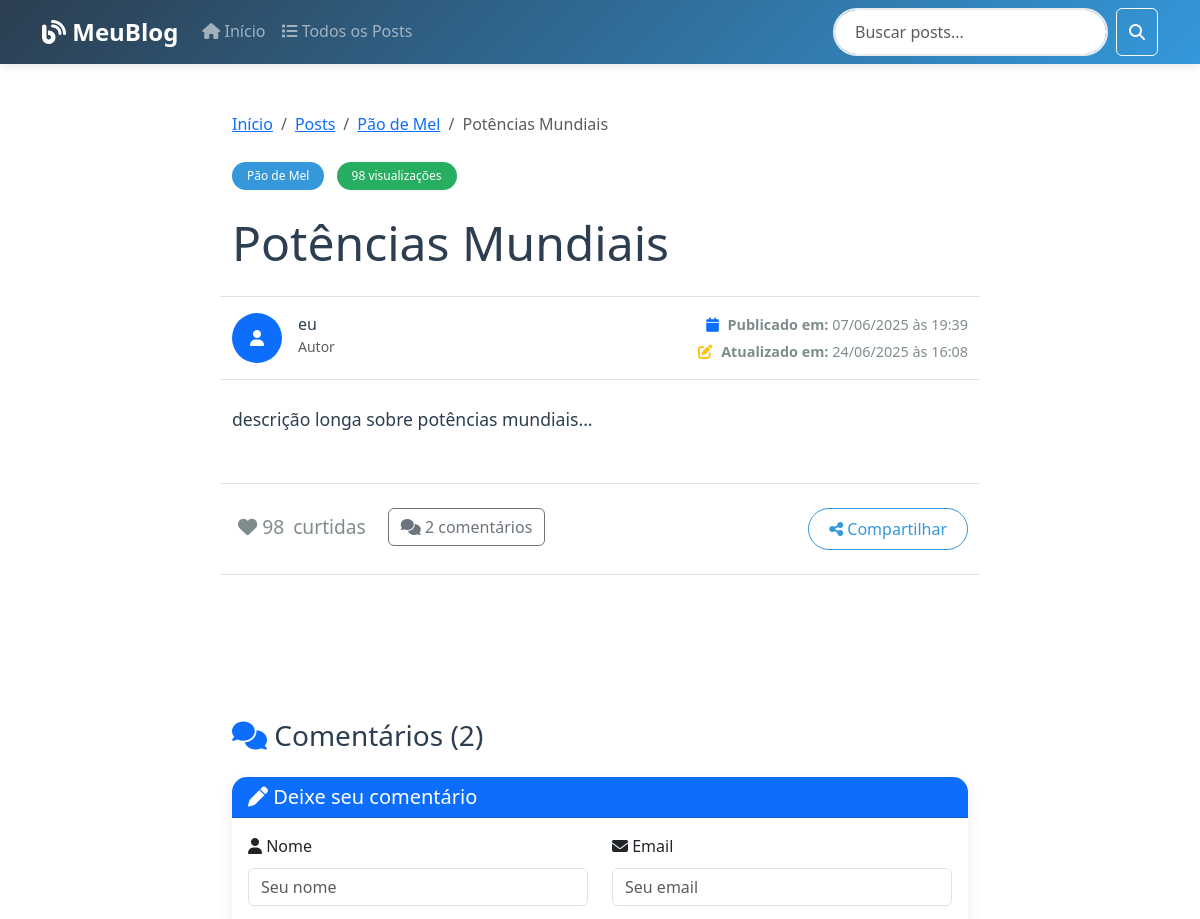
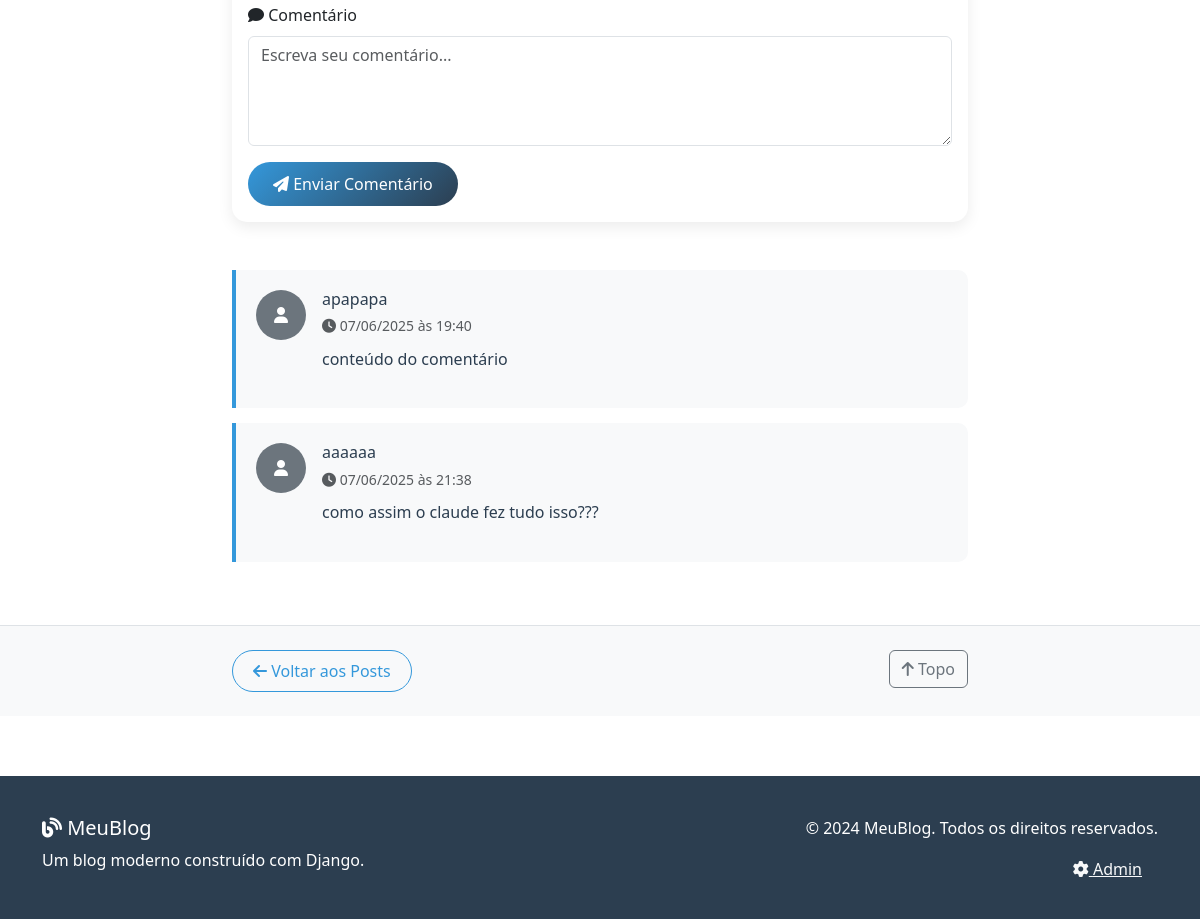
The page /blog/post/potencias-mundiais/ on the database its author committed (2 pictures, top to bottom).
### blog/models.py (models this page shows, shortened)
class Post(models.Model):
    STATUS_CHOICES = [
        ('rascunho', 'Rascunho'),
        ('publicado', 'Publicado'),
        ('arquivado', 'Arquivado'),
    ]
    titulo = models.CharField(max_length=200)
    slug = models.SlugField(max_length=200, unique=True)
    autor = models.ForeignKey(User, on_delete=models.CASCADE, related_name='posts')
    categoria = models.ForeignKey(Categoria, on_delete=models.SET_NULL, null=True, blank=True)
    conteudo = models.TextField()
    resumo = models.CharField(max_length=300, blank=True)
    status = models.CharField(max_length=10, choices=STATUS_CHOICES, default='rascunho')
    criado_em = models.DateTimeField(auto_now_add=True)
    atualizado_em = models.DateTimeField(auto_now=True)
    publicado_em = models.DateTimeField(null=True, blank=True)
    visualizacoes = models.PositiveIntegerField(default=0)
    class Meta:
        verbose_name = 'Post'
        verbose_name_plural = 'Posts'
        ordering = ['-criado_em']
    def save(self, *args, **kwargs):
        if self.status == 'publicado' and not self.publicado_em:
            self.publicado_em = timezone.now()
        super().save(*args, **kwargs)

class Categoria(models.Model):
    nome = models.CharField(max_length=100, unique=True)
    descricao = models.TextField(blank=True)
    criado_em = models.DateTimeField(auto_now_add=True)
    class Meta:
        verbose_name = 'Categoria'
        verbose_name_plural = 'Categorias'
        ordering = ['nome']

class Comentario(models.Model):
    post = models.ForeignKey(Post, on_delete=models.CASCADE, related_name='comentarios')
    nome = models.CharField(max_length=100)
    email = models.EmailField()
    conteudo = models.TextField()
    criado_em = models.DateTimeField(auto_now_add=True)
    ativo = models.BooleanField(default=True)
    class Meta:
        verbose_name = 'Comentário'
        verbose_name_plural = 'Comentários'
        ordering = ['criado_em']

### blog/views.py (the view)
# urls.py: path('post/<slug:slug>/', views.detalhe_post, name='detalhe_post'),
def detalhe_post(request, slug):
    post = get_object_or_404(Post, slug=slug, status='publicado')
    post.visualizacoes += 1
    post.save()
    comentarios = post.comentarios.filter(ativo=True).order_by('criado_em')
    if request.method == 'POST':
        form = ComentarioForm(request.POST)
        if form.is_valid():
            comentario = form.save(commit=False)
            comentario.post = post
            comentario.save()
            messages.success(request, 'Comentário adicionado com sucesso!')
            return redirect('blog:detalhe_post', slug=slug)
    else:
        form = ComentarioForm()
    posts_relacionados = Post.objects.filter(
        categoria=post.categoria,
        status='publicado'
    ).exclude(id=post.id)[:3]
    context = {
        'post': post,
        'comentarios': comentarios,
        'form': form,
        'posts_relacionados': posts_relacionados,
        'titulo_pagina': post.titulo
    }
    return render(request, 'blog/detalhe_post.html', context)

### blog/templates/blog/detalhe_post.html (shortened to what this page needs)
{% extends 'blog/base.html' %}
{% block content %}
<article class="py-5">
    <div class="container">
        <div class="row justify-content-center">
            <div class="col-lg-8">
                <nav aria-label="breadcrumb" class="mb-4">
                    <ol class="breadcrumb">
                        <li class="breadcrumb-item">
                            <a href="{% url 'blog:home' %}">Início</a>
                        </li>
                        <li class="breadcrumb-item">
                            <a href="{% url 'blog:lista_posts' %}">Posts</a>
                        </li>
                        {% if post.categoria %}
                            <li class="breadcrumb-item">
                                <a href="{% url 'blog:posts_por_categoria' post.categoria.id %}">
                                    {{ post.categoria.nome }}
                                </a>
                            </li>
                        {% endif %}
                        <li class="breadcrumb-item active">{{ post.titulo|truncatewords:5 }}</li>
                    </ol>
                </nav>
                <div class="mb-4">
                    {% if post.categoria %}
                        <a href="{% url 'blog:posts_por_categoria' post.categoria.id %}"
                           class="badge badge-primary text-decoration-none me-2">
                            {{ post.categoria.nome }}
                        </a>
                    {% endif %}
                    <span class="badge badge-success">{{ post.visualizacoes }} visualizações</span>
                </div>
                <h1 class="display-5 mb-4">{{ post.titulo }}</h1>
                <div class="row mb-4 py-3 border-top border-bottom">
                    <div class="col-md-6">
                        <div class="d-flex align-items-center">
                            <div class="bg-primary rounded-circle d-flex align-items-center justify-content-center me-3"
                                 style="width: 50px; height: 50px;">
                                <i class="fas fa-user text-white"></i>
                            </div>
                            <div>
                                <h6 class="mb-0">{{ post.autor.first_name|default:post.autor.username }}</h6>
                                <small class="text-muted">Autor</small>
                            </div>
                        </div>
                    </div>
                    <div class="col-md-6 text-md-end mt-3 mt-md-0">
                        <div class="meta-info">
                            <div>
                                <i class="fas fa-calendar text-primary"></i>
                                <strong>Publicado em:</strong> {{ post.publicado_em|date:"d/m/Y à\s H:i" }}
                            </div>
                            {% if post.atualizado_em != post.criado_em %}
                                <div class="mt-1">
                                    <i class="fas fa-edit text-warning"></i>
                                    <strong>Atualizado em:</strong> {{ post.atualizado_em|date:"d/m/Y à\s H:i" }}
                                </div>
                            {% endif %}
                        </div>
                    </div>
                </div>
                <div class="post-content">
                    {{ post.conteudo|linebreaks }}
                </div>
                <div class="row py-4 border-top border-bottom my-5">
                    <div class="col-md-6">
                        <div class="d-flex align-items-center">
                            <button class="like-btn me-3" data-post-id="{{ post.id }}"
                                    onclick="curtirPost('{{ post.id }}')">
                                <i class="fas fa-heart"></i>
                                <span class="like-count">{{ post.visualizacoes }}</span>
                                <span class="ms-1">curtidas</span>
                            </button>
                            <a href="#comentarios" class="btn btn-outline-secondary">
                                <i class="fas fa-comments"></i>
                                {{ comentarios.count }} comentários
                            </a>
                        </div>
                    </div>
                    <div class="col-md-6 text-md-end mt-3 mt-md-0">
                        <div class="btn-group">
                            <button class="btn btn-outline-primary" onclick="compartilharPost('{{ post.titulo|escapejs }}', '{% url 'blog:detalhe_post' post.slug %}')">
                                <i class="fas fa-share-alt"></i> Compartilhar
                            </button>
                        </div>
                    </div>
                </div>
            </div>
        </div>
    </div>
</article>
<section class="py-5" id="comentarios">
    <div class="container">
        <div class="row justify-content-center">
            <div class="col-lg-8">
                <h3 class="mb-4">
                    <i class="fas fa-comments text-primary"></i>
                    Comentários ({{ comentarios.count }})
                </h3>
                <div class="card mb-5">
                    <div class="card-header bg-primary text-white">
                        <h5 class="mb-0">
                            <i class="fas fa-pen"></i> Deixe seu comentário
                        </h5>
                    </div>
                    <div class="card-body">
                        <form method="post">
                            <div class="row">
                                <div class="col-md-6 mb-3">
                                    <label for="{{ form.nome.id_for_label }}" class="form-label">
                                        <i class="fas fa-user"></i> {{ form.nome.label }}
                                    </label>
                                    {{ form.nome }}
                                </div>
                                <div class="col-md-6 mb-3">
                                    <label for="{{ form.email.id_for_label }}" class="form-label">
                                        <i class="fas fa-envelope"></i> {{ form.email.label }}
                                    </label>
                                    {{ form.email }}
                                </div>
                            </div>
                            <div class="mb-3">
                                <label for="{{ form.conteudo.id_for_label }}" class="form-label">
                                    <i class="fas fa-comment"></i> {{ form.conteudo.label }}
                                </label>
                                {{ form.conteudo }}
                            </div>
                            <button type="submit" class="btn btn-primary">
                                <i class="fas fa-paper-plane"></i> Enviar Comentário
                            </button>
                        </form>
                    </div>
                </div>
                {% if comentarios %}
                    <div class="comentarios-lista">
                        {% for comentario in comentarios %}
                            <div class="comment-card">
                                <div class="d-flex justify-content-between align-items-start">
                                    <div class="d-flex">
                                        <div class="bg-secondary rounded-circle d-flex align-items-center justify-content-center me-3"
                                             style="width: 50px; height: 50px; min-width: 50px;">
                                            <i class="fas fa-user text-white"></i>
                                        </div>
                                        <div class="flex-grow-1">
                                            <h6 class="mb-1">{{ comentario.nome }}</h6>
                                            <small class="text-muted">
                                                <i class="fas fa-clock"></i>
                                                {{ comentario.criado_em|date:"d/m/Y à\s H:i" }}
                                            </small>
                                            <p class="mt-2 mb-0">{{ comentario.conteudo|linebreaks }}</p>
                                        </div>
                                    </div>
                                </div>
                            </div>
                        {% endfor %}
                    </div>
                {% else %}
                    <div class="text-center py-5">
                        <i class="fas fa-comment-slash text-muted" style="font-size: 3rem;"></i>
                        <h5 class="mt-3 text-muted">Nenhum comentário ainda</h5>
                        <p class="text-muted">Seja o primeiro a comentar neste post!</p>
                    </div>
                {% endif %}
            </div>
        </div>
    </div>
</section>
<section class="py-4 bg-light border-top">
    <div class="container">
        <div class="row justify-content-center">
            <div class="col-lg-8">
                <div class="row">
                    <div class="col-md-6 text-start">
                        <a href="{% url 'blog:lista_posts' %}" class="btn btn-outline-primary">
                            <i class="fas fa-arrow-left"></i> Voltar aos Posts
                        </a>
                    </div>
                    <div class="col-md-6 text-end mt-3 mt-md-0">
                        <button class="btn btn-outline-secondary" onclick="window.scrollTo({top: 0, behavior: 'smooth'})">
                            <i class="fas fa-arrow-up"></i> Topo
                        </button>
                    </div>
                </div>
            </div>
        </div>
    </div>
</section>
{% endblock %}

### blog/templates/blog/base.html (shortened to what this page needs)
<!DOCTYPE html>
<html lang="pt-br">
<head>
    <link href="https://cdnjs.cloudflare.com/ajax/libs/bootstrap/5.3.0/css/bootstrap.min.css" rel="stylesheet">
    <link href="https://cdnjs.cloudflare.com/ajax/libs/font-awesome/6.4.0/css/all.min.css" rel="stylesheet">
</head>
<body>
    <nav class="navbar navbar-expand-lg navbar-dark">
        <div class="container">
            <a class="navbar-brand" href="{% url 'blog:home' %}">
                <i class="fas fa-blog"></i> MeuBlog
            </a>
            <div class="collapse navbar-collapse" id="navbarNav">
                <ul class="navbar-nav me-auto">
                    <li class="nav-item">
                        <a class="nav-link" href="{% url 'blog:home' %}">
                            <i class="fas fa-home"></i> Início
                        </a>
                    </li>
                    <li class="nav-item">
                        <a class="nav-link" href="{% url 'blog:lista_posts' %}">
                            <i class="fas fa-list"></i> Todos os Posts
                        </a>
                    </li>
                </ul>
                <form class="d-flex" method="GET" action="{% url 'blog:lista_posts' %}">
                    <input class="form-control search-box me-2" type="search"
                           placeholder="Buscar posts..." name="busca"
                           value="{{ busca|default:'' }}">
                    <button class="btn btn-outline-light" type="submit">
                        <i class="fas fa-search"></i>
                    </button>
                </form>
            </div>
        </div>
    </nav>
    <main>
        {% block content %}{% endblock %}
    </main>
    <footer class="footer">
        <div class="container">
            <div class="row">
                <div class="col-md-6">
                    <h5><i class="fas fa-blog"></i> MeuBlog</h5>
                    <p>Um blog moderno construído com Django.</p>
                </div>
                <div class="col-md-6 text-md-end">
                    <p>&copy; 2024 MeuBlog. Todos os direitos reservados.</p>
                    <p>
                        <a href="/admin/" class="text-light me-3">
                            <i class="fas fa-cog"></i> Admin
                        </a>
                    </p>
                </div>
            </div>
        </div>
    </footer>
</body>
</html>

### rows shown on the page
Post: categoria.nome "Pão de Mel", titulo "Potências Mundiais", visualizacoes "98", autor.first_name "eu", publicado_em "07/06/2025 às 19:39", atualizado_em "24/06/2025 às 16:08", conteudo "descrição longa sobre potências mundiais..."
Comentario: nome "apapapa", criado_em "07/06/2025 às 19:40", conteudo "conteúdo do comentário"
Comentario: nome "aaaaaa", criado_em "07/06/2025 às 21:38", conteudo "como assim o claude fez tudo isso???"

### other values the page prints
{{ comentarios.count }} "2"
